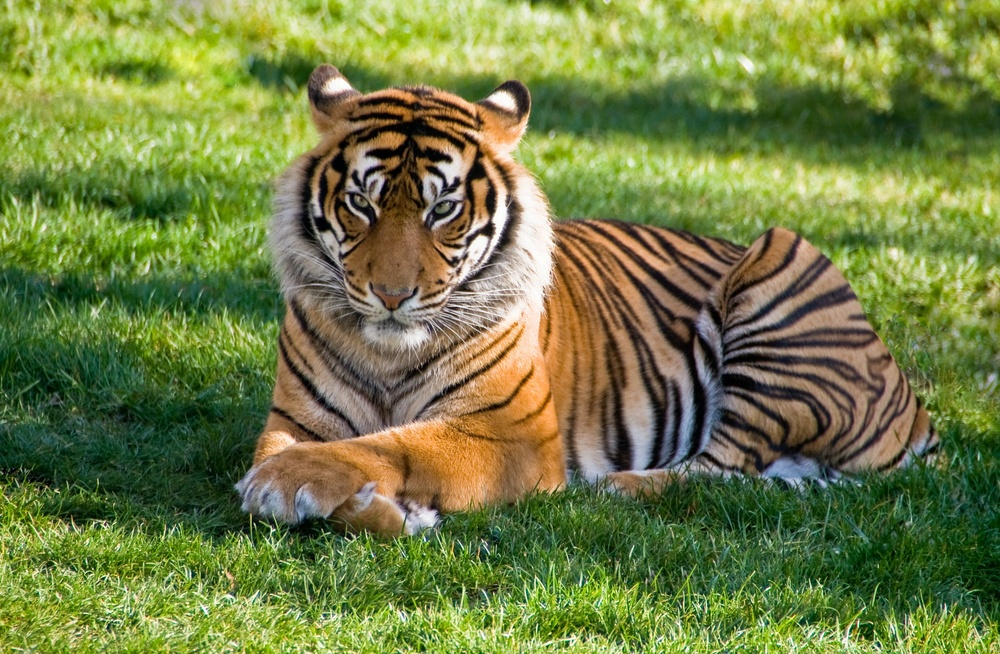
#> input picture tigre.jpeg, 1000 x 654 px, shrunk from 2292 x 1500 before the run
$ jupyter execute 'Laboratorio I TM.ipynb'
#> lines starting #> are read from the running program, lines starting #| are printed output that depends on the picture
Hoja de Trabajo I

[cell 1]
import cv2
import numpy as np
import matplotlib.pyplot as plt

# Problema 1.
Desarrolle una función la cual reciba dos parámetros, una imagen y un entero llamado color, la
función debe devolver una imagen la cual tenga activos los canales de color según los siguientes
puntos:

* Si el parámetro color vale 1, la imagen debe mostrar activos unicamente el color azul.
* Si el parámetro color vale 2, la imagen debe mostrar activos unicamente el color verde.
* Si el parámetro color vale 3, la imagen debe mostrar activos unicamente el color rojo.
* Si el parámetro color vale 10, la imagen debe mostrar activos unicamente los colores rojo y
verde.
* Si el parámetro color vale 20, la imagen debe mostrar activos unicamente los colores verde y
azul.
* Si el parámetro color vale 30, la imagen debe mostrar activos unicamente los colores azul y
rojo

### Carga y visualización de la imagen libre

[cell 2]
#Cargando y visualizando imagen a convertir
img = cv2.imread('tigre.jpeg')
#> img is the input picture: shape (654, 1000, 3); mean B, G, R 68.1, 126.5, 114.6
img = cv2.cvtColor(img, cv2.COLOR_BGR2RGB)
plt.imshow(img)

### Definición de la función

[cell 3]
def gamacolores(img, color):
#> called with color = 3
    alto = img.shape[0]
#> alto = 654
    ancho = img.shape[1]
#> ancho = 1000
    nombre_color = ""
    imgSalida = np.zeros((alto, ancho, 3))  # Lienzo, arreglo para RGB
    for i in range(alto):
        for j in range(ancho):
            pixel = img[i, j]
            # Extracción de canales
            red = pixel[0]  # Red es el tercer canal en OpenCV
            green = pixel[1]  # Green es el segundo canal en OpenCV
            blue = pixel[2]  # Blue es el primer canal en OpenCV
            if color == 1:
                imgSalida[i, j] = [0, 0, blue]
                nombre_color = "Blue"
            elif color == 2:
                imgSalida[i, j] = [0, green, 0]
                nombre_color = "Green"
            elif color == 3:
                imgSalida[i, j] = [red, 0, 0]
                nombre_color = "Red"
            elif color == 10:
                imgSalida[i, j] = [red, green, 0]
                nombre_color = "Red_Verde"
            elif color == 20:
                imgSalida[i, j] = [0, green, blue]
                nombre_color = "Green_Blue"
            elif color == 30:
                imgSalida[i, j] = [red, 0, blue]
                nombre_color = "Blue_Red"
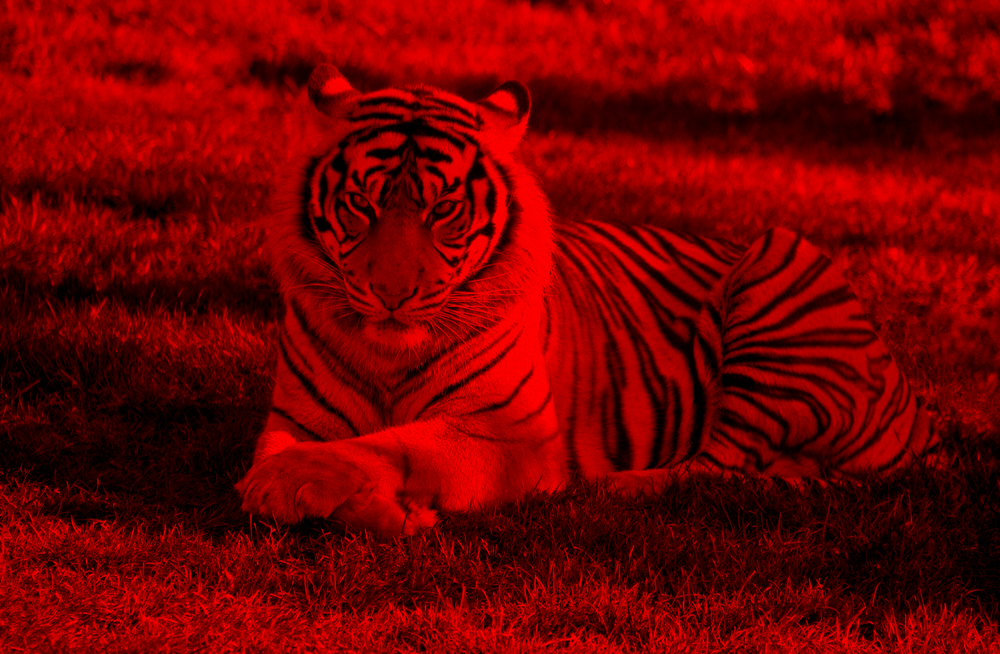
#> imgSalida: shape (654, 1000, 3) float64; mean R, G, B 114.6, 0, 0
    return imgSalida, nombre_color

[cell 4]
# Aplicar la función
img_procesada, nombre_color = gamacolores(img, 3)
#> nombre_color = 'Red'

# Mostrar la imagen procesada
plt.imshow(img_procesada.astype(np.uint8))
plt.title(f'Color: {nombre_color}')
plt.show()

### Problema 2
En el .zip del laboratorio se le compartio un conjunto de imagenes en escala de grises (imagen1, imagen2, perro) estas imagenes fueron creadas utilizando una escala de grises en 3D, cree una funcion que dadas las 3 imagenes se construya la imagen original a color.

[cell 5]
def UnionColores(Red, Green, Blue):

    # Conversión de las imágenes de entrada a codificación RGB
    Red = cv2.cvtColor(Red, cv2.COLOR_BGR2RGB) # Color Rojo (Red)
    Green = cv2.cvtColor(Green, cv2.COLOR_BGR2RGB) # Color Verde (Green)
    Blue = cv2.cvtColor(Blue, cv2.COLOR_BGR2RGB) # Color Azul (Blue)

    # Se extraen los canales "útiles" de cada imagen base
    Red = Red[:,:,0]
    Green = Green[:,:,1]
    Blue = Blue[:,:,2]

    # Copia de los datos del primer canal de color
    img_Salida = Red.copy()

    # Se agregan los dos canales adicionales de color a la matriz tridimensional
    return np.dstack((img_Salida, Green, Blue))

# Se carga cada canal de color
img_Red = cv2.imread("perro_salida_gray_rojo.jpg")
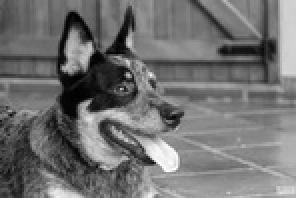
#> input picture perro_salida_gray_rojo.jpg, 148 x 99 px, shrunk from 340 x 227 before the run (shown 2 times larger)
#> img_Red is the input picture: shape (99, 148, 3); min 0, max 255, mean 112.7
img_Green = cv2.imread("perro_salida_gray_verde.jpg")
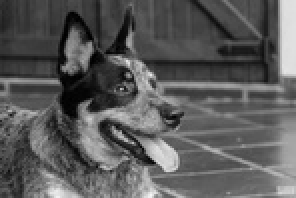
#> input picture perro_salida_gray_verde.jpg, 148 x 99 px, shrunk from 340 x 227 before the run (shown 2 times larger)
#> img_Green is the input picture: shape (99, 148, 3); min 0, max 247, mean 90.2
img_Blue = cv2.imread("perro_salida_gray_azul.jpg")
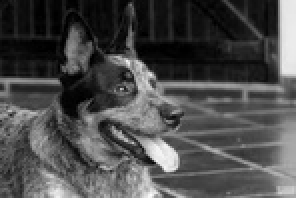
#> input picture perro_salida_gray_azul.jpg, 148 x 99 px, shrunk from 340 x 227 before the run (shown 2 times larger)
#> img_Blue is the input picture: shape (99, 148, 3); min 0, max 254, mean 75.2

# Se prueba la función creada desplegando los resultados
img_unida = UnionColores(img_Red, img_Green, img_Blue)
#> in UnionColores, `return np.dstack((img_Salida, Green, Blue))`:
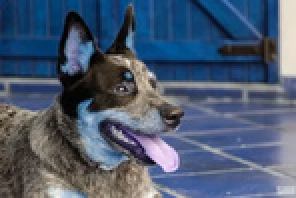
#> returned value: shape (99, 148, 3) (shown 2 times larger); mean of channels 0, 1, 2 112.7, 90.2, 75.2; drawn as B, G, R
plt.imshow(img_unida)

### Problema 3
Cree una funcion que dada una imagen cree una escala de grises en tres dimensiones, tome en cuenta que su funcion debe crear 3 imagenes como salida. Para entregar este ejercicio debe incluir una las imagenes que haya utilizado como prueba y el resultado de las misma, no puede utilizar la imagen del Problema #2.

[cell 6]
plt.imshow(img)
alto = img.shape[0]
#> alto = 654
ancho = img.shape[1]
#> ancho = 1000
gray_green = np.zeros((alto,ancho,1))
gray_blue = np.zeros((alto,ancho,1))
gray_red = np.zeros((alto,ancho,1))
gray_aritmetica = np.zeros((alto,ancho,1))
gray_ponderado = np.zeros((alto,ancho,1))

[cell 7]
for i in range(0,alto):
    for j in range(0,ancho):
        pixel = img[i,j]
        gray_red[i,j] = pixel[0]
        gray_green[i,j] = pixel[1]
        gray_blue[i,j] = pixel[2]

        gray_aritmetica[i,j] = np.mean(pixel)
        gray_ponderado[i,j] = int(0.299*pixel[2] + 0.587*pixel[1] + 0.114*pixel[0])
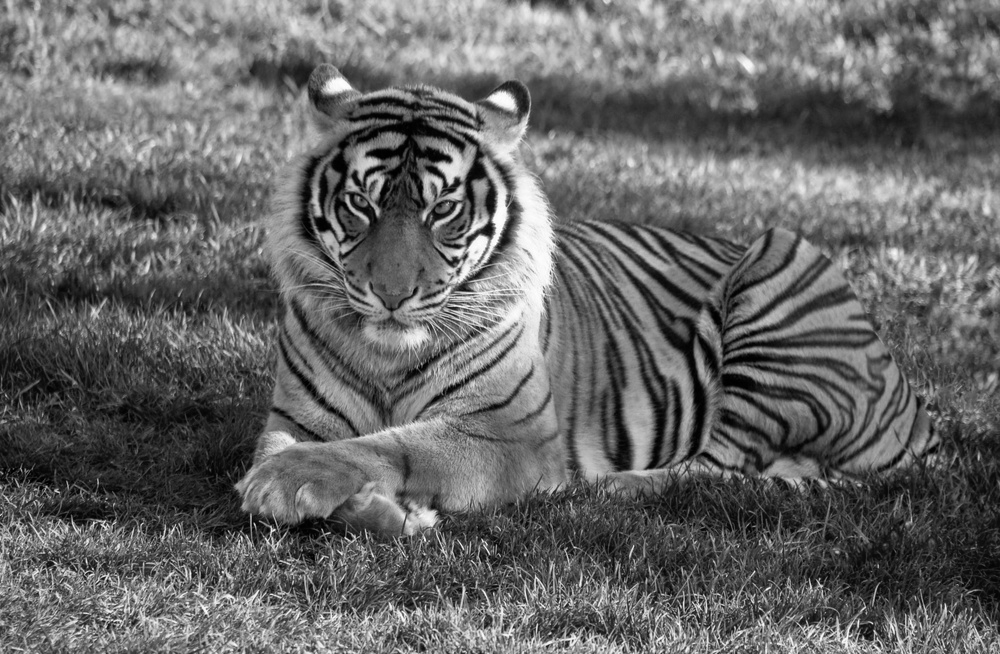
#> gray_aritmetica: shape (654, 1000, 1) float64; min 0, max 255, mean 103.1
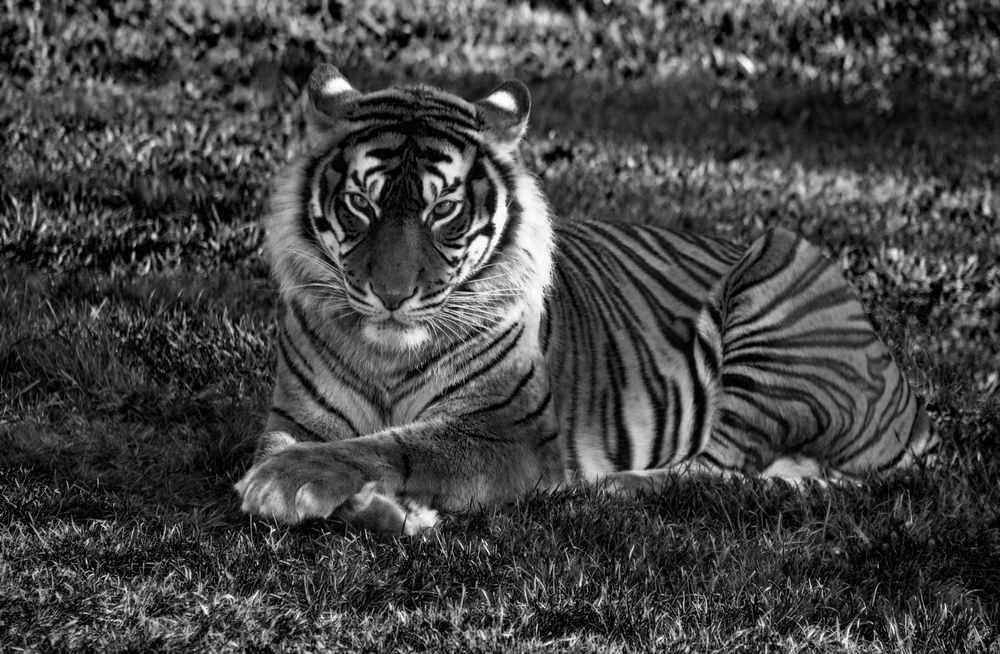
#> gray_blue: shape (654, 1000, 1) float64; min 0, max 255, mean 68.1
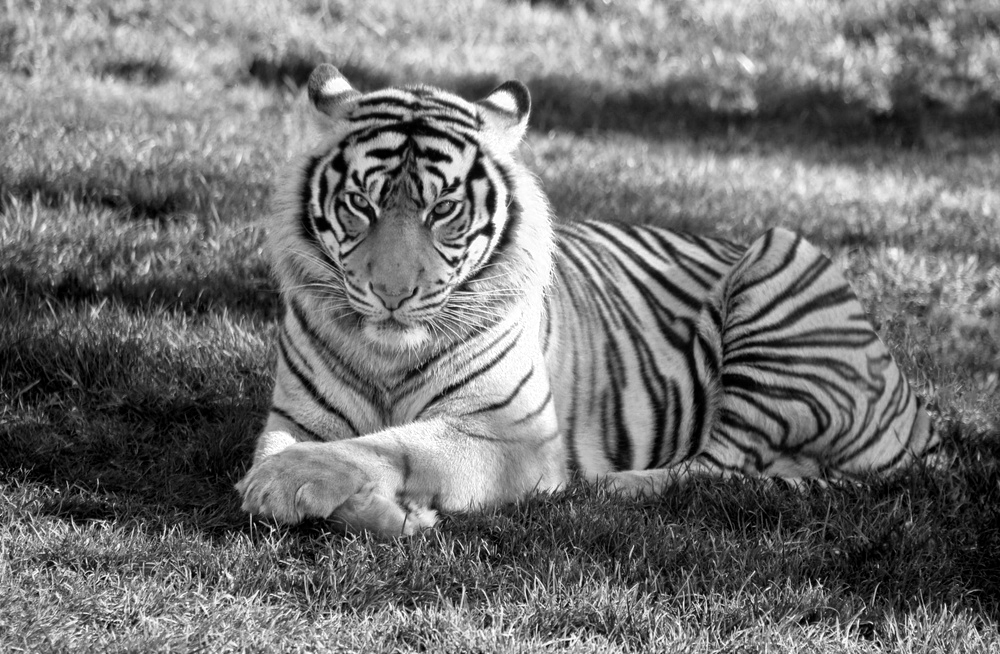
#> gray_red: shape (654, 1000, 1) float64; min 0, max 255, mean 114.6

[cell 8]
def imagenc(strImg, arrImg):
#> called with strImg = 'gray_rojo.jpg'
    cv2.imwrite(strImg, arrImg)
    imgc = cv2.imread(strImg)
#> imgc: shape (654, 1000, 3); min 0, max 255, mean 114.6
    imgc = cv2.cvtColor(imgc, cv2.COLOR_BGR2RGB)
    plt.imshow(imgc)

[cell 9]
imagenc("gray_rojo.jpg",gray_red)

[cell 10]
imagenc("gray_verde.jpg",gray_green)

[cell 11]
imagenc("gray_azul.jpg",gray_blue)

### Problema 4
Cree una funcion que dada una imagen, muestre el histograma de cada canal de color y el de escala de grises (utilice un promedio aritmetico para su escala de grises, no puede usar funciones de opencv), sus histogramas deben incluir una lınea vertical la cual muestre el valor de la media de la distribucion.

[cell 12]
def Histograma(img_grafica):

    # Se carga la imagen con el nombre almacenado en "img_str"
#> called with img_grafica = 'tigre.jpeg'
    img = cv2.imread(img_grafica)

    # Se convierte la imagen a codificación RGB
    img = cv2.cvtColor(img, cv2.COLOR_BGR2RGB)

    # Se obtiene el promedio aritmético para la escala de grises
    gray = np.mean(img, axis = 2)

    # Se generan los histogramas para cada color
    fig, axs = plt.subplots(2, 2)
    axs[0,0].hist(img[:,:,0].flatten('F'), color = "Red", alpha = 0.4)
    axs[0,0].set_title("Rojo (Red)", fontsize = 9)
    axs[1,0].hist(img[:,:,1].flatten('F'), color = "Green", alpha = 0.4)
    axs[1,0].set_title("Verde (Green)", fontsize = 9)
    axs[0,1].hist(img[:,:,2].flatten('F'), color = "Blue", alpha = 0.4)
    axs[0,1].set_title("Azul (Blue)", fontsize = 9)
    axs[1,1].hist(gray.flatten('F'), color = "Black", alpha = 0.4)
    axs[1,1].set_title("Escala de Grises", fontsize = 9)

    # Título de todo el gráfico
    fig.suptitle("Histograma de Canales de Color")

    # Se le coloca labels a cada gráfica
    for ax in axs.flat:
        ax.set(xlabel='Valores Pixel (0 - 255)', ylabel='Frecuencia')

    # Se eliminan las labels para los plots a la derecha
    for ax in axs.flat:
        ax.label_outer()

    plt.show()
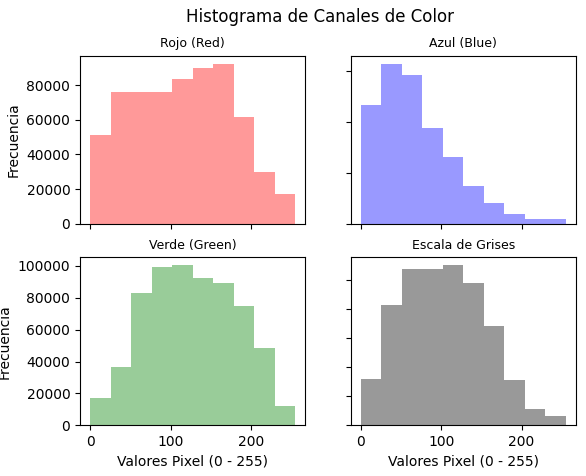
#> figure drawn by matplotlib, 4 panels; panel 3: tallest bar 100492 high, from x = 102 to 127.5

# Se prueba la función creada
Histograma("tigre.jpeg")

### Problema 5
Investigue en que consiste el enfoque de escala de grises ponderado, luego de esto implemente una funcion que dada una imagen, realice una escala de grises ponderada (notar que no existe una solucion unica).

El enfoque de escala de grises ponderado consiste en convertir una imagen en color a una imagen en escala de grises utilizando una combinación ponderada de los canales de color (Rojo, Verde, Azul). Esto se hace porque los diferentes colores tienen diferentes niveles de percepción por parte del ojo humano. En general, el ojo humano es más sensible al verde, seguido del rojo y finalmente del azul.

Una de las fórmulas más comunes para la conversión ponderada a escala de grises es:

Grayscale = 0.2989×𝑅+0.5870×𝐺+0.1140×𝐵
Grayscale=0.2989×R+0.5870×G+0.1140×B

Estos coeficientes se basan en la luminancia relativa de cada color y están diseñados para reflejar cómo percibimos el brillo de los diferentes colores.

[cell 13]
def escala_grises_ponderada(img):
    # Coeficientes ponderados para los canales de color
    coeficientes = np.array([0.2989, 0.5870, 0.1140])

    # Aplicar los coeficientes a los canales de color
    img_gris = np.dot(img[..., :3], coeficientes)
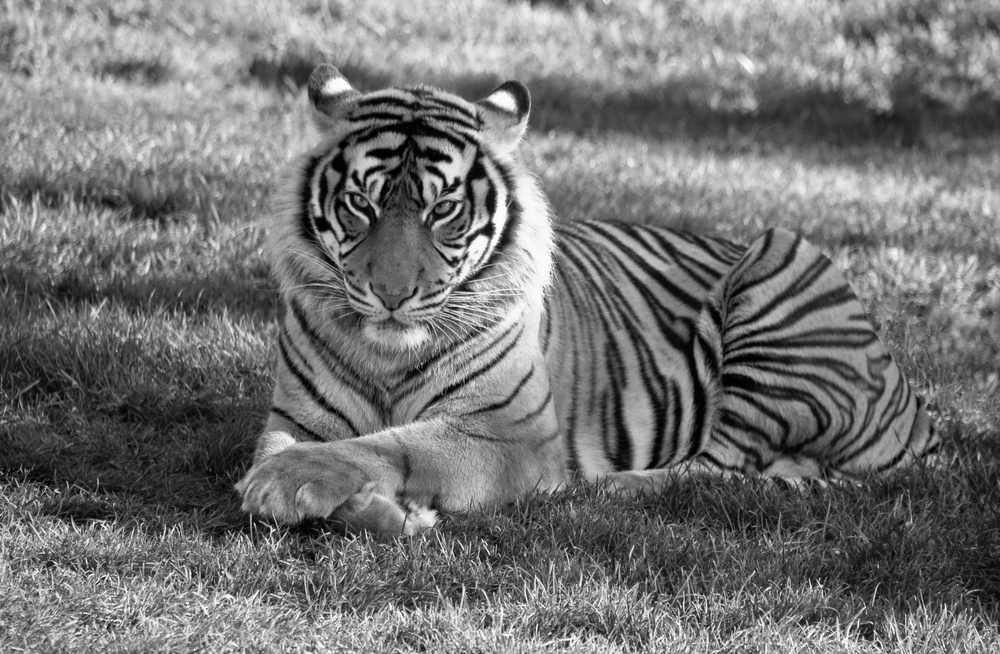
#> img_gris: shape (654, 1000) float64; min 0, max 255, mean 116.3

    return img_gris

# Cargar la imagen
img_color = cv2.imread('tigre.jpeg')

# Convertir la imagen de BGR a RGB
img_color_rgb = cv2.cvtColor(img_color, cv2.COLOR_BGR2RGB)

# Convertir la imagen a escala de grises ponderada
img_gris_ponderada = escala_grises_ponderada(img_color_rgb)

# Mostrar la imagen en escala de grises
plt.imshow(img_gris_ponderada, cmap='gray')
plt.title('Imagen de Escala de Grises Ponderado')
plt.axis('off')
plt.show()
